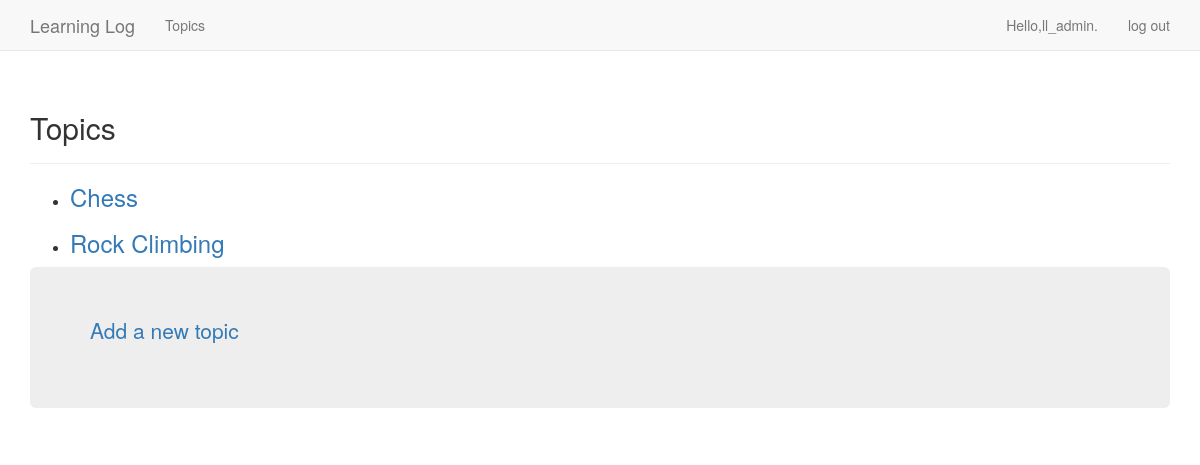
The app's page /topics/ (signed in), older data.
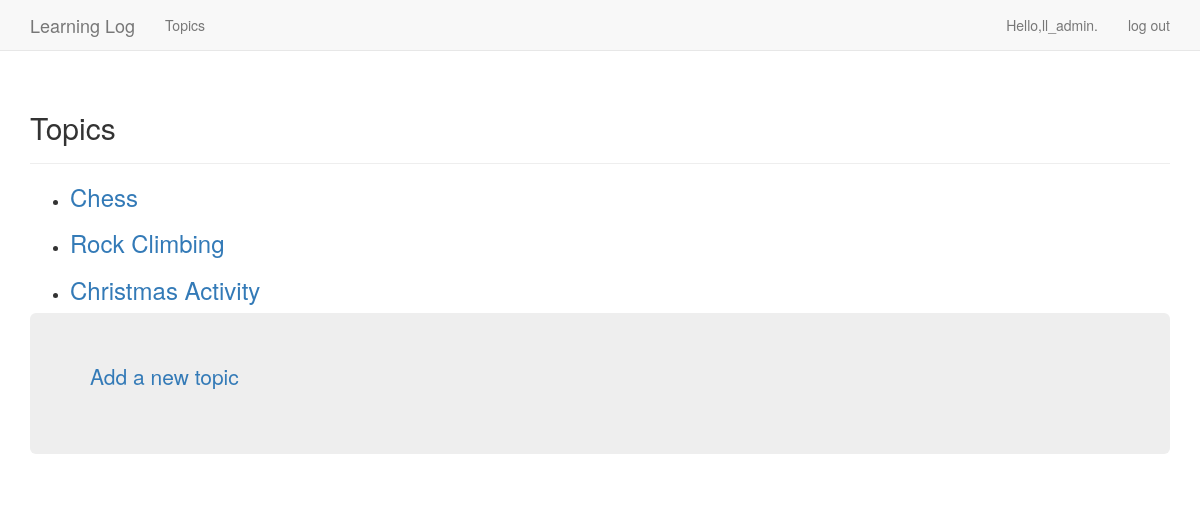
The same page, newer data.
### learning_logs/models.py (models this page shows)
class Topic(models.Model):
    text = models.CharField(max_length=200)
    data_added = models.DateTimeField(auto_now_add=True)
    owner = models.ForeignKey(User,on_delete=models.CASCADE)
    def __str__(self):
      return self.text

### learning_logs/views.py (the view)
# urls.py: path("topics/",views.topics,name='topics'),
@login_required
def topics(request):
    topics = Topic.objects.filter(owner=request.user).order_by("data_added")
    context = {'topics':topics}
    return render(request,'learning_logs/topics.html',context)

### learning_logs/templates/learning_logs/topics.html
{% extends "learning_logs/base.html" %}
{% load bootstrap3 %}
{% block header %}
    <h2>Topics</h2>
{% endblock header %}
{% block content %}
    <ul>
        {% for topic in topics %}
            <li>
                <h3>
                    <a href="{% url 'learning_logs:topic' topic.id %}">{{ topic }}</a>
                </h3>
            </li>
        {% empty %}
            <li>No topics have been added yet.</li>
        {% endfor %}
    </ul>
    <div class="jumbotron">
        <p>
            <a href="{% url 'learning_logs:new_topic' %}">Add a new topic</a>
        </p>
    </div>
{% endblock content %}

Row changes from the older to the newer data that the page shows:
added Topic: text "Christmas Activity"
